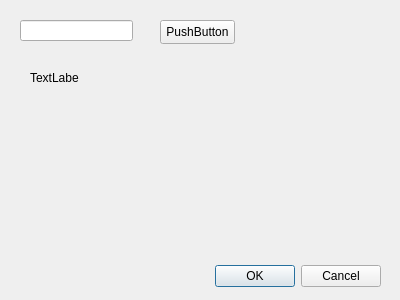
<?xml version="1.0" encoding="UTF-8"?>
<ui version="4.0">
 <class>Dialog</class>
 <widget class="QDialog" name="Dialog">
  <property name="geometry">
   <rect>
    <x>0</x>
    <y>0</y>
    <width>400</width>
    <height>300</height>
   </rect>
  </property>
  <property name="windowTitle">
   <string>Dialog</string>
  </property>
  <widget class="QDialogButtonBox" name="buttonBox">
   <property name="geometry">
    <rect>
     <x>40</x>
     <y>260</y>
     <width>341</width>
     <height>32</height>
    </rect>
   </property>
   <property name="orientation">
    <enum>Qt::Horizontal</enum>
   </property>
   <property name="standardButtons">
    <set>QDialogButtonBox::Cancel|QDialogButtonBox::Ok</set>
   </property>
  </widget>
  <widget class="QLineEdit" name="lineEdit">
   <property name="geometry">
    <rect>
     <x>20</x>
     <y>20</y>
     <width>113</width>
     <height>21</height>
    </rect>
   </property>
  </widget>
  <widget class="QPushButton" name="pushButton">
   <property name="geometry">
    <rect>
     <x>160</x>
     <y>20</y>
     <width>75</width>
     <height>24</height>
    </rect>
   </property>
   <property name="text">
    <string>PushButton</string>
   </property>
  </widget>
  <widget class="QLabel" name="label">
   <property name="geometry">
    <rect>
     <x>30</x>
     <y>70</y>
     <width>49</width>
     <height>16</height>
    </rect>
   </property>
   <property name="text">
    <string>TextLabel</string>
   </property>
  </widget>
 </widget>
 <resources/>
 <connections>
  <connection>
   <sender>buttonBox</sender>
   <signal>accepted()</signal>
   <receiver>Dialog</receiver>
   <slot>accept()</slot>
   <hints>
    <hint type="sourcelabel">
     <x>248</x>
     <y>254</y>
    </hint>
    <hint type="destinationlabel">
     <x>157</x>
     <y>274</y>
    </hint>
   </hints>
  </connection>
  <connection>
   <sender>buttonBox</sender>
   <signal>rejected()</signal>
   <receiver>Dialog</receiver>
   <slot>reject()</slot>
   <hints>
    <hint type="sourcelabel">
     <x>316</x>
     <y>260</y>
    </hint>
    <hint type="destinationlabel">
     <x>286</x>
     <y>274</y>
    </hint>
   </hints>
  </connection>
 </connections>
</ui>
